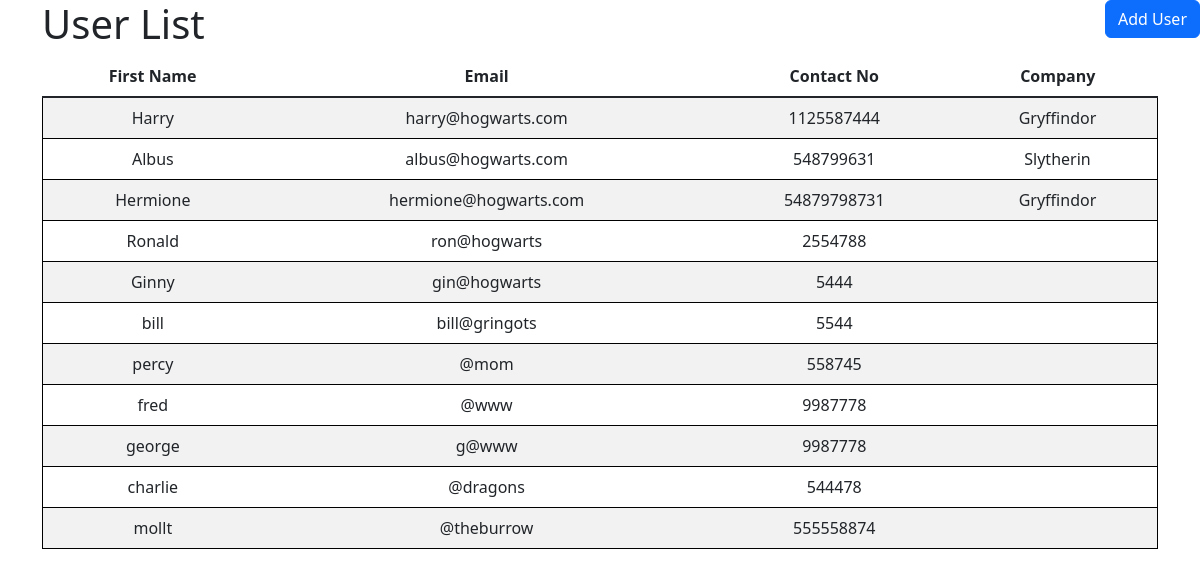
/users, run on an earlier commit of the app's database.
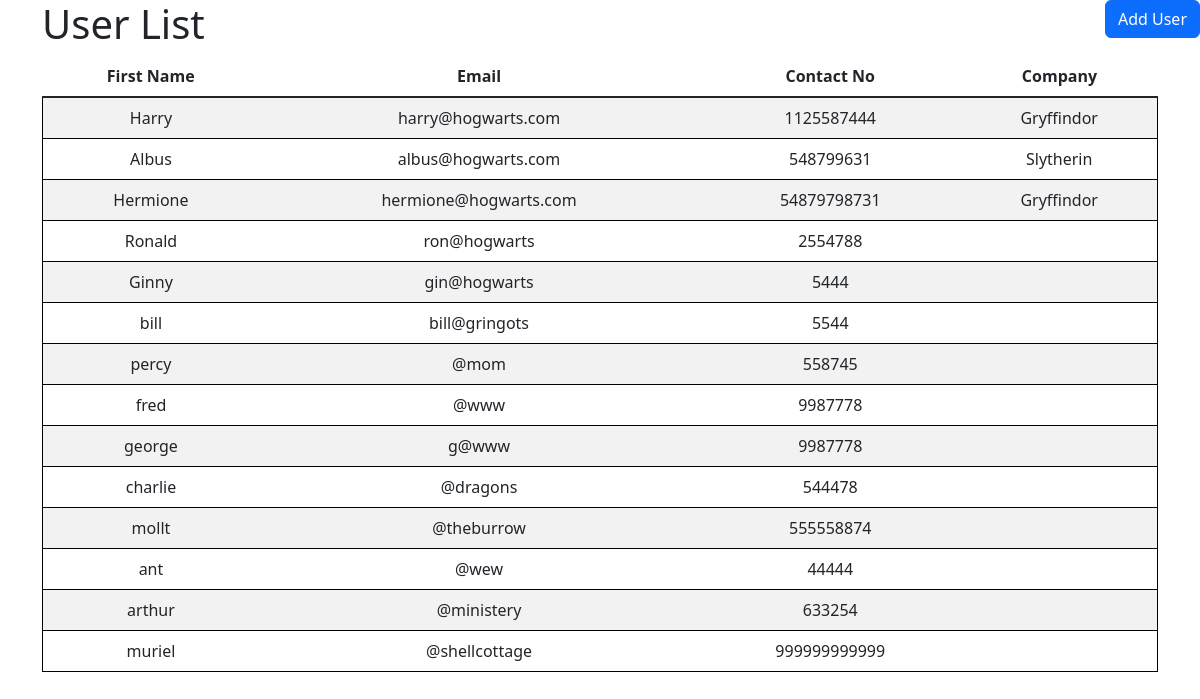
And on a later commit of the database.
### server.py (models this page shows, shortened)
class User(db.Model, UserMixin):
    user_id = db.Column(db.Integer, primary_key=True, autoincrement=True)
    email = db.Column(db.String(100),unique=True)
    password_hash = db.Column(db.String(500))
    first_name = db.Column(db.String(100),nullable=False)
    middle_name = db.Column(db.String(100),nullable=False)
    last_name = db.Column(db.String(100))
    contact_no =  db.Column(db.String(100),nullable=False)
    alt_contact_no = db.Column(db.String(100), nullable=True, default=None)
    company_id = mapped_column(Integer, ForeignKey("company.comp_id"))
    company = relationship("Company",backref=backref('users', lazy=True))
    is_deleted = db.Column(db.Boolean, default=False)
    created_by = db.Column(db.String(100), nullable=False)
    created_dt = db.Column(db.DateTime(timezone=True), server_default=func.now())
    updated_by = db.Column(db.String(100), nullable=False)
    updated_dt = db.Column(db.DateTime(timezone=True), server_default=func.now())

class Company(db.Model):
    comp_id = db.Column(db.Integer, primary_key=True,autoincrement=True)
    code = db.Column(db.String(5),  unique=True, nullable=False)
    name = db.Column(db.String(100),unique=True,nullable=False)
    contact_no =  db.Column(db.String(100))
    email_address = db.Column(db.String(100),unique=True)
    address = db.Column(db.String(100),unique=False)
    license_num = db.Column(db.String(100))
    logo_url = db.Column(db.String(500),unique=False)
    is_deleted = db.Column(db.Boolean, default=False)
    created_by = db.Column(db.String(100), nullable=False)
    created_dt = db.Column(db.DateTime(timezone=True), server_default=func.now())
    updated_by = db.Column(db.String(100), nullable=False)
    updated_dt = db.Column(db.DateTime(timezone=True), server_default=func.now())

### server.py (the view)
@app.route('/users')
def users():
    user_list = User.query.all()
    return render_template('table.html', users=user_list)

### templates/table.html (shortened to what this page needs)
{% extends 'base.html' %}
{% block content %}
<head>
    <link href="https://cdnjs.cloudflare.com/ajax/libs/twitter-bootstrap/5.3.0/css/bootstrap.min.css" rel="stylesheet">
    <link href="https://cdn.datatables.net/2.1.3/css/dataTables.bootstrap5.css" rel="stylesheet">
</head>
<body>
    <h1>User List</h1>
</div>
    <div class="container text-center">
    <table id="example" class="table table-striped" style="width:100%">
        <thead>
            <tr>
                <th>First Name</th>
                <th>Email</th>
                <th>Contact No</th>
                <th>Company</th>
            </tr>
        </thead>
        <tbody class="table-group-divider">
            {% for user in users %}
            <tr class="border border-black">
                <td>{{ user.first_name }}</td>
                <td>{{ user.email }}</td>
                <td>{{ user.contact_no }}</td>
                <td>{{ user.company.name}}</td>
            </tr>
            {% endfor %}
        </tbody>
    </table>
    <div id="dynamic-form" class="position-absolute top-0 end-0">
        <button class="btn btn-primary" hx-get="{{ url_for('add_user') }}" hx-target="#dynamicform" hx-swap="outerHTML">Add User</button>
    </div>
{% endblock %}

### templates/base.html (shortened to what this page needs)
<!doctype html>
<html lang="en">
  <head>
    <link href="https://cdn.jsdelivr.net/npm/bootstrap@5.3.3/dist/css/bootstrap.min.css" rel="stylesheet">
  </head>
  <body>
    <div class="container">
        {% block content %}
         {% endblock %}
        </div>
  </body>
</html>

What changed in the data, as far as the page shows it:
added User: first_name "ant", email "@wew", contact_no "44444"
added User: first_name "arthur", email "@ministery", contact_no "633254"
added User: first_name "muriel", email "@shellcottage", contact_no "999999999999"
